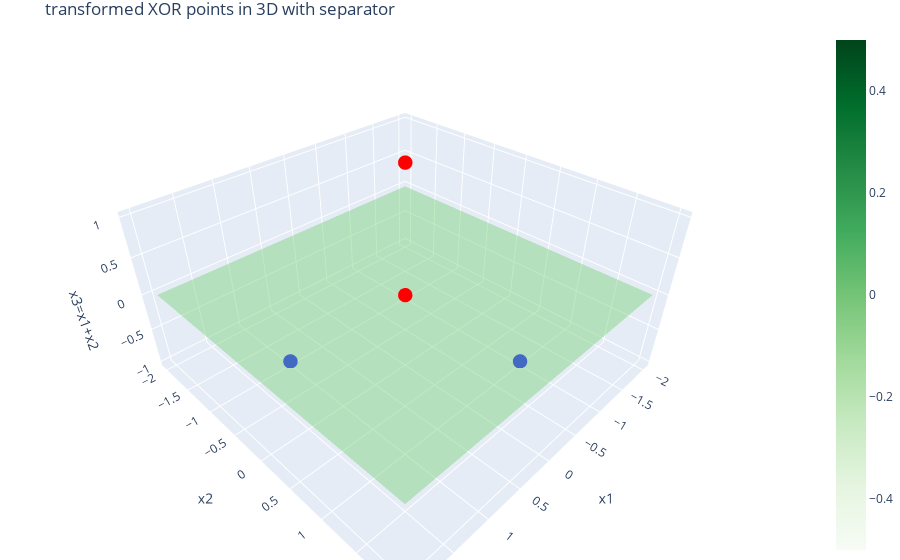

The code cell stored with this chart in its notebook:
### Code cell
### plot 3d plot
import plotly.graph_objects as go
import numpy as np

# Original XOR dataset in 2D
X=np.array([[1,1],[-1,-1],[1,-1],[-1,1]])
y=np.array([1,1,-1,-1])


#### Applying feature transformation to 3d: x3=x1+x2
X_transformed=np.hstack((X,(X[:,0] * X[:,1]).reshape(-1,1)))


### Create a plotly figure
fig=go.Figure()

# Add the points to the plot
colors=['red' if label==1 else 'blue' for label in y]
fig.add_trace(go.Scatter3d(x=X_transformed[:,0],y=X_transformed[:,1],z=X_transformed[:,2],
                            mode='markers', marker=dict(color=colors,size=5)))

#### Define the separator plane
xx,yy=np.meshgrid(np.linspace(-2,2,50),np.linspace(-2,2,50))
zz=0*xx

fig.add_trace(go.Surface(x=xx,y=yy,z=zz,opacity=0.5,colorscale='Greens'))

## Set the layout for better view
fig.update_layout(title='transformed XOR points in 3D with separator',
                  scene=dict(xaxis_title='x1',yaxis_title='x2',zaxis_title='x3=x1+x2'),
                      margin=dict(l=0,r=0,b=0,t=30))

#fig.show(renderer='browser')
fig .show()

### Figure 1 — Plotly figure (JSON) as saved in the notebook; plotly's stock layout.template omitted (floating-point values rounded to 4 significant figures; data arrays with more than 128 entries replaced by an {"elided": "..."} marker saying what was removed)
{"data": [{"marker": {"color": ["red", "red", "blue", "blue"], "size": 5}, "mode": "markers", "type": "scatter3d", "x": [1, -1, 1, -1], "y": [1, -1, -1, 1], "z": [1, 1, -1, -1]}, {"colorscale": [[0, "rgb(247,252,245)"], [0.125, "rgb(229,245,224)"], [0.25, "rgb(199,233,192)"], [0.375, "rgb(161,217,155)"], [0.5, "rgb(116,196,118)"], [0.625, "rgb(65,171,93)"], [0.75, "rgb(35,139,69)"], [0.875, "rgb(0,109,44)"], [1, "rgb(0,68,27)"]], "opacity": 0.5, "type": "surface", "x": {"elided": "50x50 float values"}, "y": {"elided": "50x50 float values"}, "z": {"elided": "50x50 float values"}}], "layout": {"margin": {"b": 0, "l": 0, "r": 0, "t": 30}, "scene": {"xaxis": {"title": {"text": "x1"}}, "yaxis": {"title": {"text": "x2"}}, "zaxis": {"title": {"text": "x3=x1+x2"}}}, "title": {"text": "transformed XOR points in 3D with separator"}}}
